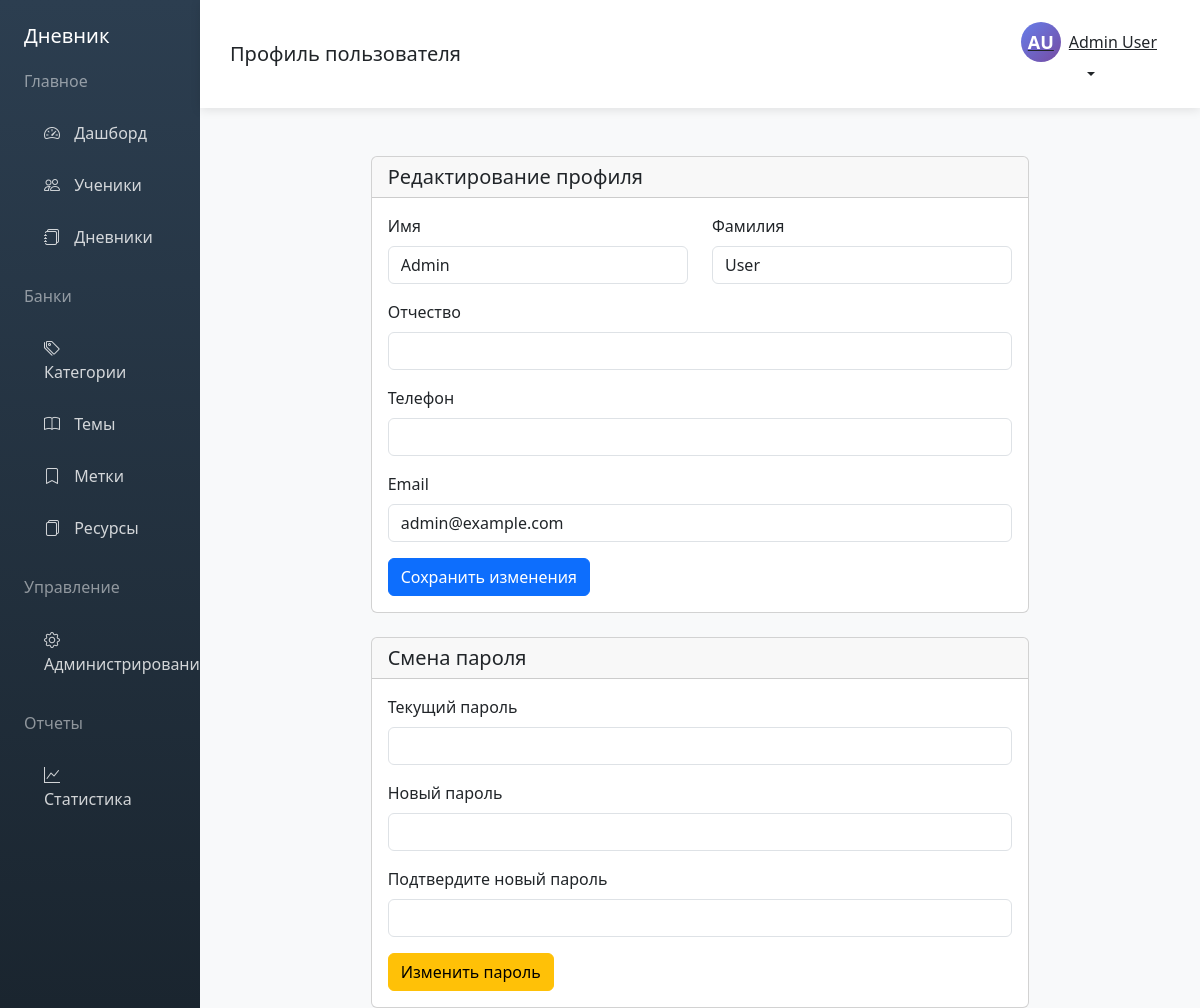
The app's page /profile.php (signed in) with its own data.
### tables this page shows
CREATE TABLE `users` (
  `id` int(11) NOT NULL,
  `username` varchar(50) NOT NULL,
  `email` varchar(100) NOT NULL,
  `password_hash` varchar(255) NOT NULL,
  `first_name` varchar(50) NOT NULL,
  `last_name` varchar(50) NOT NULL,
  `middle_name` varchar(50) DEFAULT NULL,
  `phone` varchar(20) DEFAULT NULL,
  `role` enum('admin','tutor') DEFAULT 'tutor',
  `is_active` tinyint(1) DEFAULT 1,
  `created_at` timestamp NOT NULL DEFAULT current_timestamp(),
  `updated_at` timestamp NOT NULL DEFAULT current_timestamp() ON UPDATE current_timestamp(),
  `last_login` timestamp NULL DEFAULT NULL,
  `created_by` int(11) DEFAULT NULL
);

### config.php (called while the page is built, shortened)
<?php
function isAdmin() {
    return isset($_SESSION['user_role']) && $_SESSION['user_role'] === 'admin';
}
function getCurrentUser($pdo) {
    $stmt = $pdo->prepare("SELECT * FROM users WHERE id = ?");
    $stmt->execute([$_SESSION['user_id']]);
    return $stmt->fetch();
}
?>

### profile.php (the view, shortened to what this page needs)
<?php
require_once 'config.php';
$pageTitle = 'Профиль пользователя';
$currentUser = getCurrentUser($pdo);
include 'header.php';
?>
<div class="row">
    <div class="col-md-8 mx-auto">
        <div class="card">
            <div class="card-header">
                <h5 class="mb-0">Редактирование профиля</h5>
            </div>
            <div class="card-body">
                <form method="POST" action="">
                    <div class="row mb-3">
                        <div class="col-md-6">
                            <label class="form-label">Имя</label>
                            <input type="text" class="form-control" name="first_name"
                                   value="<?php echo htmlspecialchars($currentUser['first_name'] ?? ''); ?>" required>
                        </div>
                        <div class="col-md-6">
                            <label class="form-label">Фамилия</label>
                            <input type="text" class="form-control" name="last_name"
                                   value="<?php echo htmlspecialchars($currentUser['last_name'] ?? ''); ?>" required>
                        </div>
                    </div>
                    <div class="mb-3">
                        <label class="form-label">Отчество</label>
                        <input type="text" class="form-control" name="middle_name"
                               value="<?php echo htmlspecialchars($currentUser['middle_name'] ?? ''); ?>">
                    </div>
                    <div class="mb-3">
                        <label class="form-label">Телефон</label>
                        <input type="text" class="form-control" name="phone"
                               value="<?php echo htmlspecialchars($currentUser['phone'] ?? ''); ?>">
                    </div>
                    <div class="mb-3">
                        <label class="form-label">Email</label>
                        <input type="email" class="form-control" name="email"
                               value="<?php echo htmlspecialchars($currentUser['email'] ?? ''); ?>" required>
                    </div>
                    <button type="submit" name="update_profile" class="btn btn-primary">
                        Сохранить изменения
                    </button>
                </form>
            </div>
        </div>
        <div class="card mt-4">
            <div class="card-header">
                <h5 class="mb-0">Смена пароля</h5>
            </div>
            <div class="card-body">
                <form method="POST" action="">
                    <div class="mb-3">
                        <label class="form-label">Текущий пароль</label>
                        <input type="password" class="form-control" name="current_password" required>
                    </div>
                    <div class="mb-3">
                        <label class="form-label">Новый пароль</label>
                        <input type="password" class="form-control" name="new_password" required>
                    </div>
                    <div class="mb-3">
                        <label class="form-label">Подтвердите новый пароль</label>
                        <input type="password" class="form-control" name="confirm_password" required>
                    </div>
                    <button type="submit" name="change_password" class="btn btn-warning">
                        Изменить пароль
                    </button>
                </form>
            </div>
        </div>
    </div>
</div>
<?php include 'footer.php'; ?>

### header.php (shortened to what this page needs)
<!DOCTYPE html>
<html lang="ru">
<head>
    <link href="https://cdn.jsdelivr.net/npm/bootstrap@5.3.0/dist/css/bootstrap.min.css" rel="stylesheet">
    <link rel="stylesheet" href="https://cdn.jsdelivr.net/npm/bootstrap-icons@1.11.0/font/bootstrap-icons.css">
</head>
<body>
    <div class="container-fluid">
        <div class="row">
            <div class="col-md-2 p-0 sidebar">
                <div class="p-4">
                    <h5 class="text-white mb-4">Дневник</h5>
                    <h6 class="text-white-50 mb-3">Главное</h6>
                    <nav class="nav flex-column">
                        <a class="nav-link <?php echo basename($_SERVER['PHP_SELF']) == 'dashboard.php' ? 'active' : ''; ?>" href="dashboard.php">
                            <i class="bi bi-speedometer2"></i> Дашборд
                        </a>
                        <a class="nav-link" href="students.php">
                            <i class="bi bi-people"></i> Ученики
                        </a>
                        <a class="nav-link" href="diaries.php">
                            <i class="bi bi-journals"></i> Дневники
                        </a>
                    </nav>
                    <h6 class="text-white-50 mt-4 mb-3">Банки</h6>
                    <nav class="nav flex-column">
                        <a class="nav-link" href="categories.php">
                            <i class="bi bi-tags"></i> Категории
                        </a>
                        <a class="nav-link" href="topics.php">
                            <i class="bi bi-book"></i> Темы
                        </a>
                        <a class="nav-link" href="tags.php">
                            <i class="bi bi-bookmark"></i> Метки
                        </a>
                        <a class="nav-link" href="resources.php">
                            <i class="bi bi-files"></i> Ресурсы
                        </a>
                    </nav>
                    <?php if (isAdmin()): ?>
                    <h6 class="text-white-50 mt-4 mb-3">Управление</h6>
                    <nav class="nav flex-column">
                        <a class="nav-link" href="admin.php">
                            <i class="bi bi-gear"></i> Администрирование
                        </a>
                    </nav>
                    <?php endif; ?>
                    <h6 class="text-white-50 mt-4 mb-3">Отчеты</h6>
                    <nav class="nav flex-column">
                        <a class="nav-link" href="statistics.php">
                            <i class="bi bi-graph-up"></i> Статистика
                        </a>
                    </nav>
                </div>
            </div>
            <div class="col-md-10 p-0 main-content">
                <div class="navbar-top d-flex justify-content-between align-items-center">
                    <h5 class="mb-0"><?php echo $pageTitle ?? 'Дашборд'; ?></h5>
                    <div class="d-flex align-items-center">
                        <div class="dropdown">
                            <button class="btn btn-link dropdown-toggle text-dark" type="button" data-bs-toggle="dropdown">
                                <div class="d-flex align-items-center">
                                    <div class="user-avatar me-2">
                                        <?php echo strtoupper(substr($currentUser['first_name'] ?? 'U', 0, 1) . substr($currentUser['last_name'] ?? 'U', 0, 1)); ?>
                                    </div>
                                    <span><?php echo $currentUser['first_name'] ?? 'Пользователь'; ?> <?php echo $currentUser['last_name'] ?? ''; ?></span>
                                </div>
                            </button>
                        </div>
                    </div>
                </div>
                <div class="p-4"></div>

### header.php (style rules this page uses)
.sidebar { min-height: 100vh; background: linear-gradient(180deg, #2c3e50 0%, #1a252f 100%); color: white; }
.sidebar .nav-link { color: rgba(255,255,255,0.8); padding: 12px 20px; margin: 2px 0; border-radius: 8px; transition: all 0.3s; }
.sidebar .nav-link i { margin-right: 10px; width: 20px; }
.main-content { background: #f8f9fa; min-height: 100vh; }
.navbar-top { background: white; box-shadow: 0 2px 10px rgba(0,0,0,0.1); padding: 15px 30px; }
.user-avatar { width: 40px; height: 40px; border-radius: 50%; background: linear-gradient(135deg, #667eea 0%, #764ba2 100%); color: white; display: flex; align-items: center; justify-content: center; font-weight: bold; font-size: 18px; }

### records on screen
users: first_name+last_name "AU", first_name "Admin", last_name "User", email "admin@example.com"

### other values on screen
$pageTitle "Профиль пользователя"
